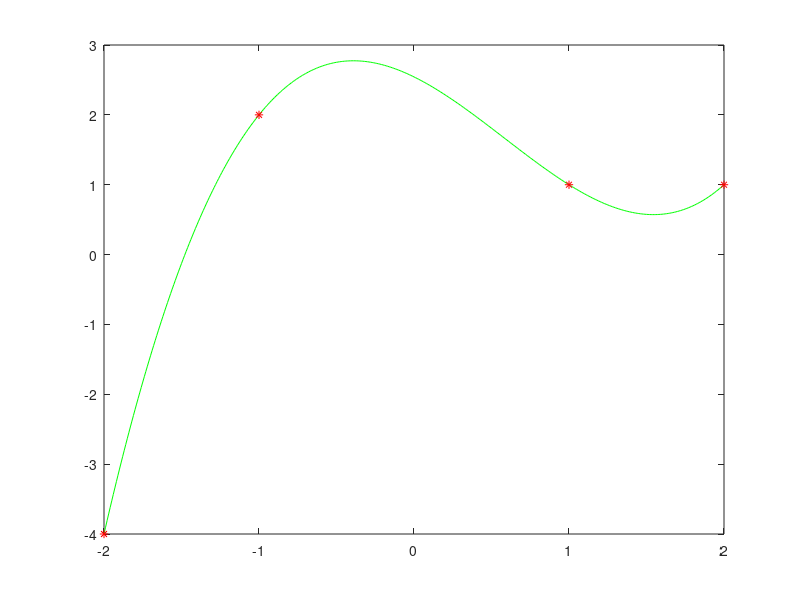

MATLAB code to generate this figure:
clear;
clc;

    %Ejercicio1

%valores pequeños
h=10.^-[1:8];

%primera expresion
d = sqrt(7+h) - sqrt(7 - h);
f = d./h;

%segunda expresion
g = 1/sqrt(7);

%errores
er_abs = abs(g - f);
er_rel = er_abs ./ g;
%cifras
ncifras=floor(-log10(er_rel));
% fprintf('h: %2d error rel: %0.2e n_cifras:%2d \n',[h;er_rel;ncifras])

n = 1:8;
%graficas
% subplot(2,1,1), loglog(n,er_rel,'r'), title('Error relativo respecto de n') 
% subplot(2,1,2), semilogx(h,ncifras,'g*'), title('Nº cifras dec significativas respecto de h')



    
    %Ejercicio 2

%vector columna de los valores x donde se va a interpolar   
xi = [1 -2 -1 2]';
%vector columna de los valores de la función sobre los nodos
yi = [1 -4 2 1]';

%u(x) = 1 + x^2 + x/(5+x) + x^3

%Matriz de coeficientes de las incógnitas
H = [xi .^ 0 xi.^2 xi./(5+xi) xi.^3];
%término independiente
b = yi;
%vector de coeficientes/incognitas
c = H\b;

%grafica

%puntos auxiliares en el intervalo [-2,2]
xx = -2:0.01:2;
%vector de valores del polinomio obtenido en dichos puntos
yy = c(1)*xx.^0 + c(2)*xx.^2 + c(3) * (xx./(5+xx)) + c(4) *xx.^3;
%pintamos grafica del polinomio interpolante y los puntos que interpola
plot (xx, yy, 'g', xi, yi,'*r');


%condicion adicional p'(1) =1
%5 condiciones -> grado 4
%p’(1) = c2 + 2*c3 + 3*c4 +4*c5 = 1























